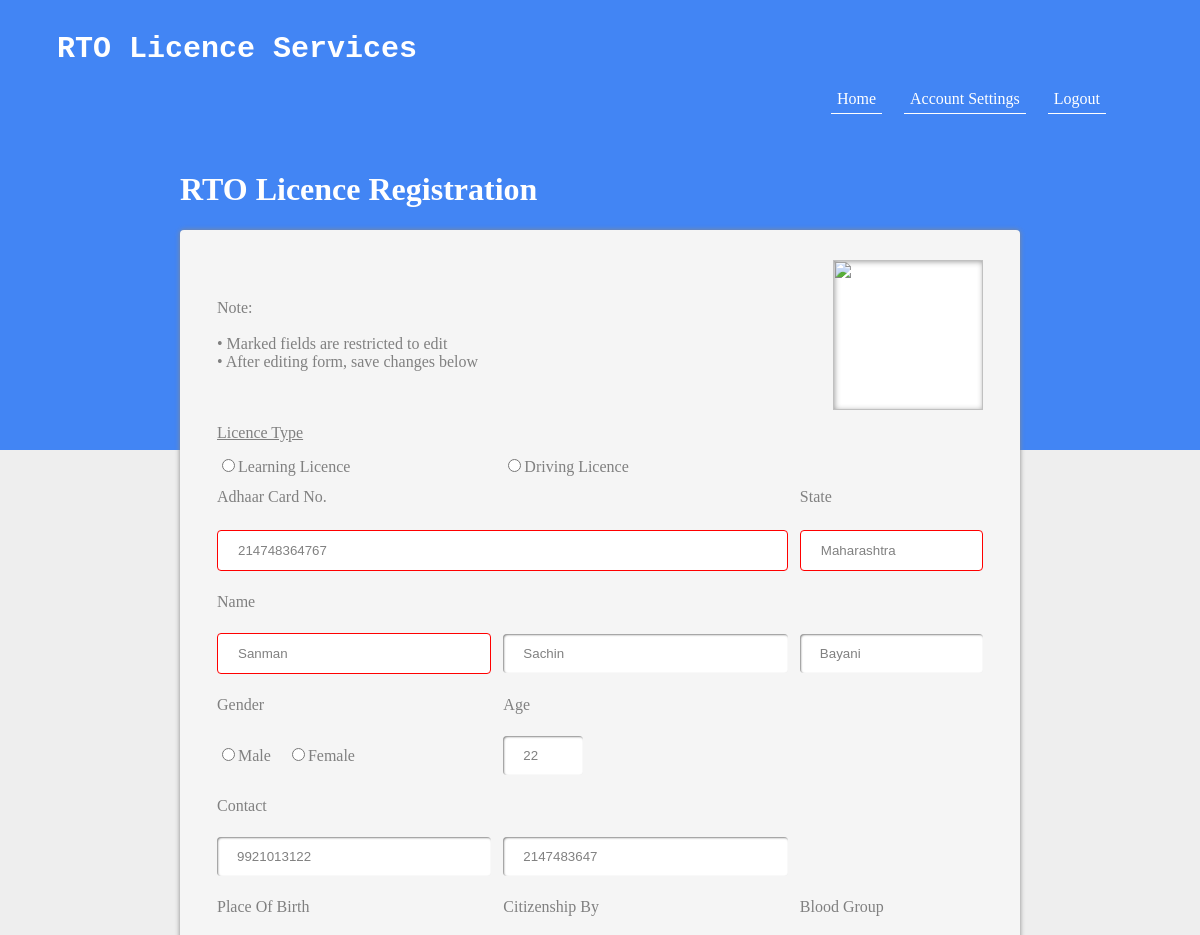
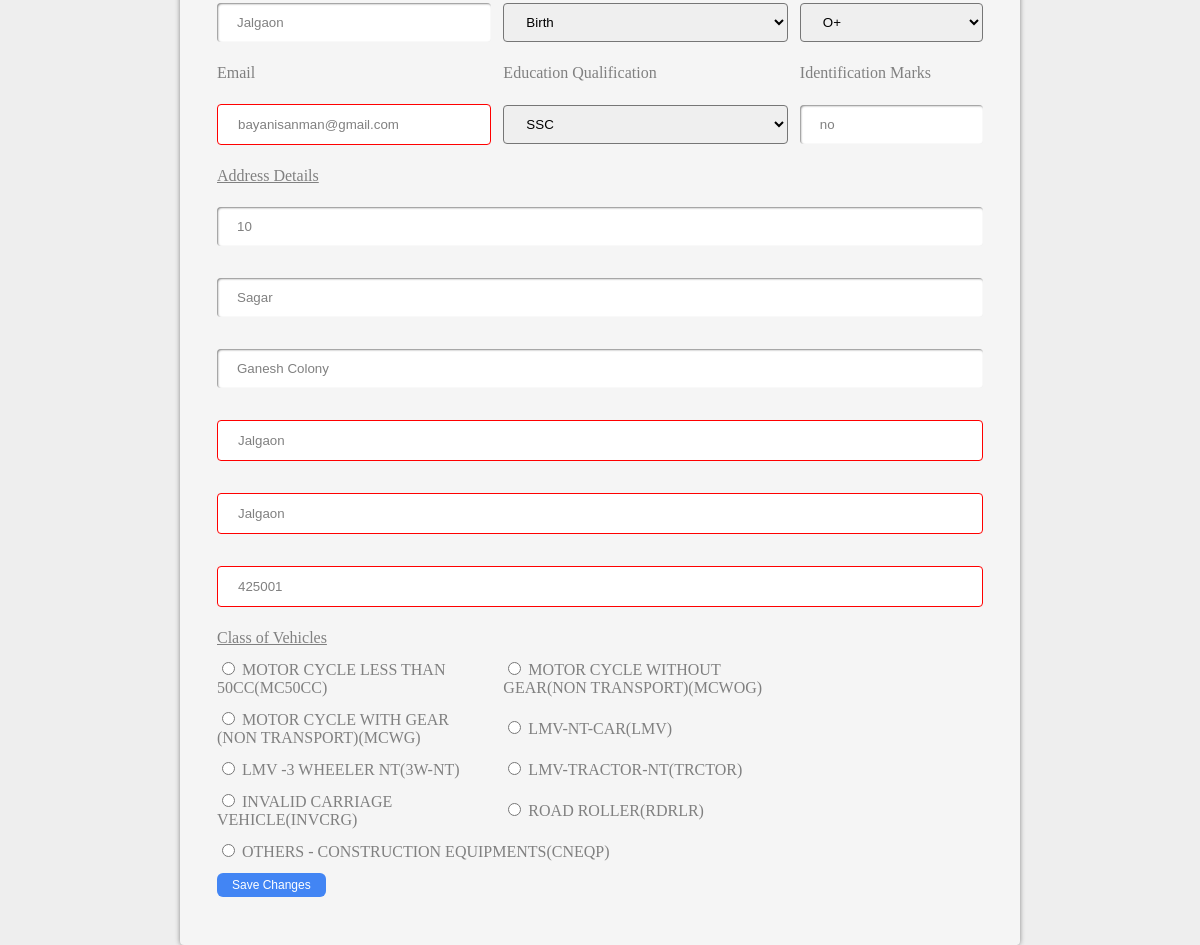
The page /user_session/form_licence_display_edit.php (signed in) on the database its author committed (2 pictures, top to bottom).
### tables this page shows
CREATE TABLE `form` (
  `id` int(11) NOT NULL,
  `ltype` enum('Learning Licence','Driving Licence') NOT NULL,
  `adhaar` bigint(14) NOT NULL,
  `state` enum('Maharashtra','Gujrat','Madhya Pradesh') NOT NULL,
  `fn` varchar(20) NOT NULL,
  `mn` varchar(20) DEFAULT NULL,
  `ln` varchar(20) NOT NULL,
  `gender` enum('Male','Female') NOT NULL,
  `phone` varchar(10) DEFAULT '-',
  `mobile` int(10) NOT NULL,
  `dob` date NOT NULL,
  `age` int(3) NOT NULL,
  `place` varchar(25) NOT NULL,
  `citizenship` enum('Birth','Registration') NOT NULL,
  `blood` enum('O+','O-','A+','A-','B+','B-','AB+','AB-') NOT NULL,
  `email` varchar(35) NOT NULL,
  `education` enum('SSC','HSC') NOT NULL,
  `identification` text,
  `plot` int(3) DEFAULT NULL,
  `house` text,
  `street` text,
  `vtc` text NOT NULL,
  `taluka` text NOT NULL,
  `pincode` int(6) NOT NULL,
  `image` longblob NOT NULL,
  `doc` longblob NOT NULL,
  `doc1` longblob NOT NULL,
  `date` varchar(11) NOT NULL,
  `vc` enum('MOTOR CYCLE LESS THAN 50CC(MC50CC)','MOTOR CYCLE WITHOUT GEAR(NON TRANSPORT)(MCWOG)','MOTOR CYCLE WITH GEAR (NON TRANSPORT)(MCWG)','LMV-NT-CAR(LMV)','LMV -3 WHEELER NT(3W-NT)','LMV-TRACTOR-NT(TRCTOR)','INVALID CARRIAGE VEHICLE(INVCRG)','ROAD ROLLER(RDRLR)','OTHERS - CONSTRUCTION EQUIPMENTS(CNEQP)') NOT NULL,
  `verify` int(11) NOT NULL
);

### user_session/form_licence_display_edit.php (the view, shortened to what this page needs)
 <?php
  $username = $_SESSION['username'];
?>
	   <?php
		$query= mysql_query("SELECT * FROM form where fn = '$username'");
        while($row=mysql_fetch_array($query))
		{
		$adhaar=$row["adhaar"];
		$state=$row["state"];
        $fn=$row["fn"];
		$mn=$row["mn"];
		$ln =$row["ln"];
	    $phone= $row["phone"];
        $mobile=$row["mobile"];
        $age= $row["age"];
	    $place=$row["place"];
		$citiz= $row["citizenship"];
        $blood=$row["blood"];
		$email=$row["email"];
        $idi=$row["identification"];
        $plot=$row["plot"];
		$house=$row["house"];
	    $street=$row["street"];
		$vtc=$row["vtc"];
		$taluka=$row["taluka"];
		$pin=$row["pincode"];
		}
		?>
<?php
include "session_header.php";
?>
<!DOCTYPE html>
<html>
<head>
</head>
<body id="body">
<link rel="stylesheet" type="text/css" href="form_display_edit.css">
<div id="optlayout">
<h1 id="form_licence">RTO Licence Registration</h1>
<div id="table">
<form method="post" action="form_licence_display_edit.php">
<table>
<tr>
<td colspan="2"><p>
Note:<br><br>
• Marked fields are restricted to edit<br>
• After editing form, save changes below<br>
</p></td>
<td>
<img src='get.php' width=150 height=150 align="right" id="imagePreview">
</td>
<tr>
<td colspan="2"><u>Licence Type</u></td>
<tr>
<td><input type="radio" name="ltype" value="Learning Licence">Learning Licence</td>
<td colspan="2"><input type="radio" name="ltype" value="Driving Licence">Driving Licence</td>
</tr>
<tr>
<td colspan="2">Adhaar Card No.</td>
<td>State</td>
<tr>
<td colspan="2"><input type ="number" value="<?php echo $adhaar?>" style="border: 1px solid red; box-shadow: none;" readonly></td>
<td>
<input type="text" value="<?php echo $state?>" style="border: 1px solid red; box-shadow: none;" readonly>
</td>
</tr>
<tr>
<td>Name</td>
</tr>
<tr>
<td><input type ="text" value="<?php echo $fn?>" style="border: 1px solid red; box-shadow: none;" readonly></td>
<td><input type ="text" name="mn" value="<?php echo $mn?>"></td>
<td><input type ="text" name="ln" value="<?php echo $ln?>"></td>
</tr>
<tr>
<td>Gender</td>
<td>Age</td>
</tr>
<tr>
<td><input type="radio" name="gender" value="Male">Male &nbsp&nbsp
<input type="radio" name="gender" value="Female">Female</td>
<td><input type ="number"  name="age" style="width:80px" value="<?php echo $age?>"></td>
</tr>
<tr>
<td>Contact</td>
</tr>
<tr>
<td><input type ="number" name="phone" value="<?php echo $phone?>"></td>
<td><input type ="number" name="mobile" value="<?php echo $mobile?>"></td>
</tr>
<tr>
<td>Place Of Birth</td>
<td>Citizenship By</td>
<td>Blood Group</td>
</tr>
<tr>
<td><input type ="text" name="place" value="<?php echo $place?>"></td>
<td><select name="citizenship">
<option value="<?php echo $citiz?>" selected><?php echo $citiz?></option>
</select></td>
<td><select name="blood">
<option value="<?php echo $blood?>" selected><?php echo $blood?></option>
</select></td>
</tr>
<tr>
<td>Email</td>
<td>Education Qualification</td>
<td>Identification Marks</td>
</tr>
<tr>
<td><input type ="email" value="<?php echo $email?>" style="border: 1px solid red; box-shadow: none;" readonly></td>
<td>
<select name="education">
<option value = "SSC" selected>SSC</option>
</select></td>
<td><input type ="text" name="identification" value="<?php echo $idi?>"></td>
</tr>
<tr><td colspan="3"><u>Address Details</u></td></tr>
<tr><td colspan="3"><input type="number" name="plot" class="textInput" placeholder="Plot No." value="<?php echo $plot?>"></td></tr>
<tr><td colspan="3"><input type="text" name="house" class="textInput" placeholder="House Name" value="<?php echo $house?>"></td></tr>
<tr><td colspan="3"><input type="text" name="street" class="textInput" placeholder="Street" value="<?php echo $street?>"></td></tr><br>
<tr><td colspan="3"><input type="text" name="vtc" class="textInput" placeholder="Village/Town/City" value="<?php echo $vtc?>"
style="border: 1px solid red; box-shadow: none;" readonly></td></tr>
<tr><td colspan="3"><input type="text" name="taluka" class="textInput" placeholder="Taluka" value="<?php echo $taluka?>"
style="border: 1px solid red; box-shadow: none;" readonly></td></tr>
<tr><td colspan="3"><input type="number" name="pincode" class="textInput" placeholder="Pincode" value="<?php echo $pin?>"
style="border: 1px solid red; box-shadow: none;" readonly></td></tr>
<tr><td colspan="2">
<u>Class of Vehicles</u>
</td></tr>
<tr id="radio"><td>
<input type="radio" name="vca" value="MOTOR CYCLE LESS THAN 50CC(MC50CC)"> MOTOR CYCLE LESS THAN 50CC(MC50CC)
</td><td>
<input type="radio" name="vca" value="MOTOR CYCLE WITHOUT GEAR(NON TRANSPORT)(MCWOG)"> MOTOR CYCLE WITHOUT GEAR(NON TRANSPORT)(MCWOG)
</td></tr>
<tr><td>
<input type="radio" name="vca" value="MOTOR CYCLE WITH GEAR (NON TRANSPORT)(MCWG)"> MOTOR CYCLE WITH GEAR (NON TRANSPORT)(MCWG)
</td><td>
<input type="radio" name="vca" value="LMV-NT-CAR(LMV)"> LMV-NT-CAR(LMV)
</td></tr>
<tr><td>
<input type="radio" name="vca" value="LMV -3 WHEELER NT(3W-NT)"> LMV -3 WHEELER NT(3W-NT)
</td><td>
<input type="radio" name="vca" value="LMV-TRACTOR-NT(TRCTOR)"> LMV-TRACTOR-NT(TRCTOR)
</td></tr>
<tr><td>
<input type="radio" name="vca" value="INVALID CARRIAGE VEHICLE(INVCRG)"> INVALID CARRIAGE VEHICLE(INVCRG)
</td><td>
<input type="radio" name="vca" value="ROAD ROLLER(RDRLR)"> ROAD ROLLER(RDRLR)
</td></tr>
<tr><td colspan="2">
<input type="radio" name="vca" value="OTHERS - CONSTRUCTION EQUIPMENTS(CNEQP)"> OTHERS - CONSTRUCTION EQUIPMENTS(CNEQP)
</td></tr>
<tr>
<td colspan="3"><button name="save" class="button btn">Save Changes</button></td></tr>
</table>
</form>
</div>
</div>
</body>
</html>

### user_session/session_header.css (style rules this page uses)
body { margin: 0px; }

### user_session/form_display_edit.css (style rules this page uses)
#table { padding-left: 0px; margin: 60px; margin-top: 0px; background-color: white; box-shadow: 0px 0px 5px #888888; background-color: #F5F5F5; color: grey; height: 1650px; border-radius: 4px; }
table { padding: 5px 30px 30px 30px; margin: 0 auto; width: 100%; }
#form_licence { color: white; text-align:left; margin-left:60px; }
input[type="text"], input[type="number"], input[type="email"] { width: 100%; padding: 12px 20px; margin: 10px 0px; margin-right: 5px; border: none; box-sizing: border-box; box-shadow: inset 1px 1px 2px #888888; color: grey; border-radius: 4px; }
select { margin: 0px; width: 100%; padding: 10px 18px; box-sizing: border-box; border-radius: 4px; }
td { padding: 5px; }
#radio { font-family: "calibri light"; }
.button { border: none; color: white; padding: 5px 15px; text-align: center; text-decoration: none; display: inline-block; font-size: 12px; -webkit-transition-duration: 0.4s; transition-duration: 0.4s; cursor: pointer; color: grey; margin: 0px; border-radius: 6px; }
.button { background-color: #4285f4; color: white; }
#optlayout { padding-left:120px; padding-right:120px; padding-top:30px; background-color: #4285f4; height: 300px; }
body { font-family: "corbel"; background-color: #eeeeee; }
#imagePreview { box-shadow: inset 1px 1px 6px #888888; background-color: white; }

### rows shown on the page
form: adhaar "214748364767", state "Maharashtra", fn "Sanman", mn "Sachin", ln "Bayani", age "22", phone "9921013122", mobile "2147483647", place "Jalgaon", citizenship "Birth", blood "O+", email "bayanisanman@gmail.com", identification "no", plot "10", house "Sagar", street "Ganesh Colony", vtc "Jalgaon", taluka "Jalgaon", pincode "425001"
